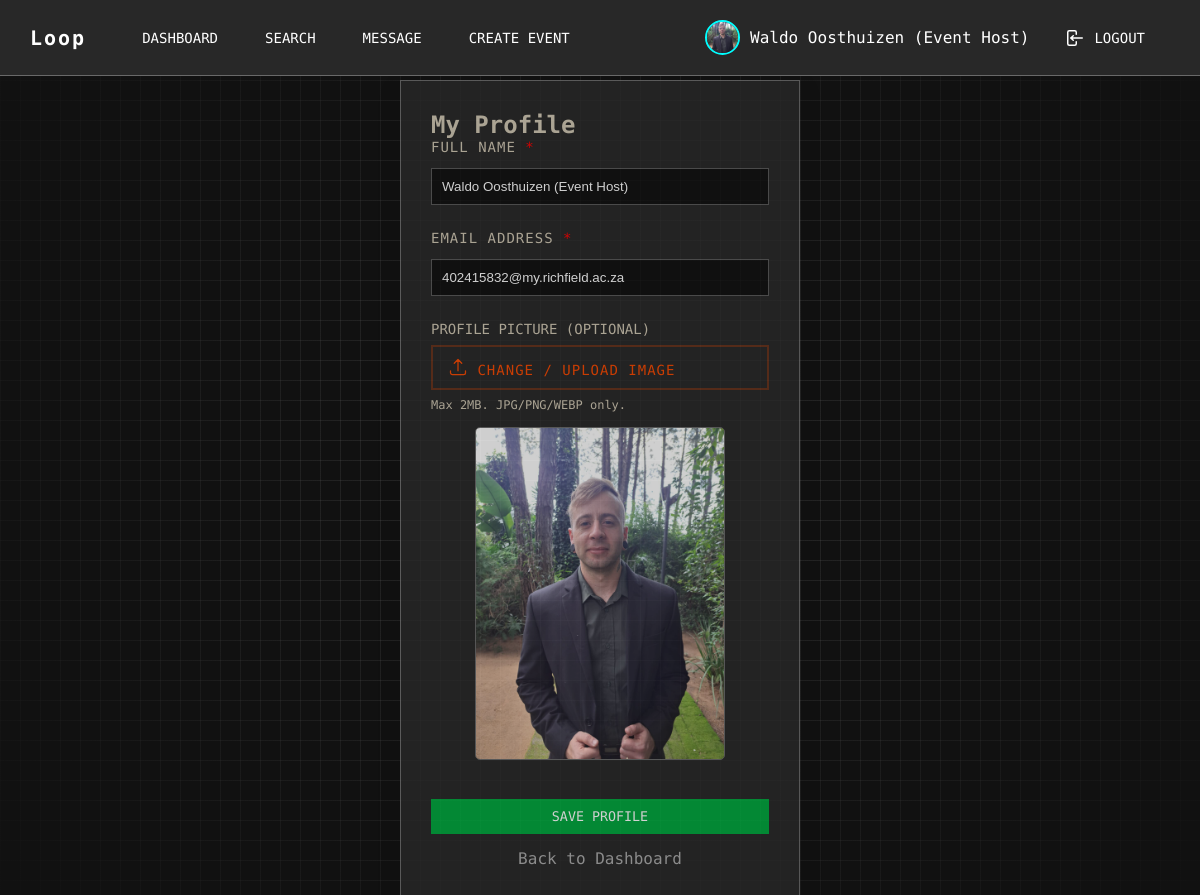
Page /profile.php (signed in) on the committed database.
### tables this page shows
CREATE TABLE `users` (
  `id` int(11) NOT NULL,
  `full_name` varchar(100) NOT NULL,
  `email` varchar(100) NOT NULL,
  `password_hash` varchar(255) NOT NULL,
  `profile_picture` varchar(255) DEFAULT NULL,
  `reset_token` varchar(64) DEFAULT NULL,
  `reset_expires` datetime DEFAULT NULL
);

### profile.php (the view, shortened to what this page needs)
<?php
require_once 'includes/db.php';
$user_id = $_SESSION['user_id'];
$fetch_query = "SELECT full_name, email, profile_picture FROM users WHERE id = ?";
$fetch_stmt = mysqli_prepare($conn, $fetch_query);
mysqli_stmt_bind_param($fetch_stmt, "i", $user_id);
if (mysqli_stmt_execute($fetch_stmt)) {
    $user_profile = mysqli_fetch_assoc(mysqli_stmt_get_result($fetch_stmt));
} else {
    $message = $message = "<div class='error-messages'>Error: Could not fetch user data.</div>";
}
$current_pic = !empty($user_profile['profile_picture']) ? $user_profile['profile_picture'] : 'images/default-avatar.png';
?>
<!DOCTYPE html>
<html lang="en">
<head>
    <link rel="stylesheet" href="css/style.css">
</head>
<body>
    <?php require_once 'includes/navbar.php'; ?>
    <div class="container">
        <h2 class="sign-log-header">My Profile</h2>
        <form action="profile.php" method="POST" enctype="multipart/form-data">
            <div class="form-group">
                <label for="full_name">Full Name <span class="required">*</span></label>
                <input type="text" id="full_name" name="full_name" value="<?php echo htmlspecialchars($user_profile['full_name']); ?>" required>
            </div>
            <div class="form-group">
                <label for="email">Email Address <span class="required">*</span></label>
                <input type="email" id="email" name="email" value="<?php echo htmlspecialchars($user_profile['email']); ?>" required>
            </div>
            <div class="form-group">
                <span class="input-label">Profile Picture (optional)</span>
                <label class="custom-file-upload" for="profile_picture">
                    <span>Change / Upload Image</span>
                </label>
                <small class="file-help-text">Max 2MB. JPG/PNG/WEBP only.</small>
                <div style="text-align: center; margin-top: 15px;">
                    <img id="preview_img" src="<?php echo htmlspecialchars($current_pic); ?>" alt="Profile Preview" style="width: 250px;  border-radius: 5px; object-fit: cover; border: 1px solid rgba(255, 255, 255, 0.3)">
                </div>
            </div>
            <button class="form-btn" type="submit" name="update_profile_btn" style="width: 100%; margin-top: 10px;">Save Profile</button>
            <a href="dashboard.php" class="back-to-dash">Back to Dashboard</a>
        </form>
    </div>
</body>
</html>

### includes/navbar.php (shortened to what this page needs)
<?php
require_once 'includes/db.php';
$nav_user_name = '';
$nav_profile_pic = 'images/default-avatar.png';
if (isset($_SESSION['user_id'])) {
    $user_id = $_SESSION['user_id'];
    $query = "SELECT full_name, profile_picture FROM users WHERE id = ?";
    $stmt = mysqli_prepare($conn, $query);
    mysqli_stmt_bind_param($stmt, "i", $user_id);
    mysqli_stmt_execute($stmt);
    $result = mysqli_stmt_get_result($stmt);
    if ($user = mysqli_fetch_assoc($result)) {
        $nav_user_name = $user['full_name'];
        if (!empty($user['profile_picture'])) {
            $nav_profile_pic = $user['profile_picture'];
        }
    }
}
?>
<nav class="top-nav">
    <div class="nav-brand">
        <a href="index.php">Loop</a>
    </div>
    <div class="nav-links" id="nav-links">
        <?php if (isset($_SESSION['user_id'])): ?>
            <div class="left-nav">
                <a href="dashboard.php" class="nav-btn">DASHBOARD</a>
                <a href="search.php" class="nav-btn">Search</a>
                <a href="messages.php" class="nav-btn">Message</a>
                <a href="create_event.php" class="nav-btn">Create Event</a>
            </div>
            <div class="right-nav">
                <a href="profile.php" class="user-profile">
                    <img src="<?php echo htmlspecialchars($nav_profile_pic); ?>" alt="Profile" class="nav-profile-pic">
                    <p><?php echo htmlspecialchars($nav_user_name); ?></p>
                </a>
                <a href="logout.php" class="logout-btn">
                    LOGOUT</a>
            </div>
        <?php endif; ?>
    </div>
</nav>

### css/style.css (style rules this page uses)
* { margin: 0; padding: 0; box-sizing: border-box; }
body { min-height: 100vh; margin: 0; display: grid; background-color: #111111; color: #d1c8b4; font-family: 'Share Tech Mono', monospace; padding-top: 80px; background-image: radial-gradient(circle at center, transparent 20%, #111111 100%), linear-gradient(rgba(160, 160, 160, 0.15) 1px, transparent 1px), linear-gradient(to right, rgba(160, 160, 160, 0.15) 1px, transparent 1px); background-size: 100% 100%, 20px 20px, 20px 20px; background-attachment: fixed; }
.back-to-dash { display: block; text-align: center; color: #aaa; margin-top: 15px; text-decoration: none; }
.top-nav { position: fixed; top: 0; left: 0; width: 100%; display: flex; justify-content: space-between; align-items: center; padding: 15px 30px; box-sizing: border-box; background-color: #282828; border-bottom: 1px solid rgba(255, 255, 255, 0.3); z-index: 100; display: flex; justify-content: space-between; }
.nav-brand a { color: white; font-size: 20px; font-weight: bold; letter-spacing: 2px; text-decoration: none; border-bottom: none; }
.nav-links { display: flex; gap: 15px; flex-grow: 1; justify-content: space-between; align-items: center; margin-left: 40px; }
.left-nav, .right-nav { display: flex; align-self: center; gap: 15px; }
.right-nav { margin-left: auto; }
.nav-profile-pic { width: 35px; height: 35px; border-radius: 50%; object-fit: cover; border: 2px solid #00ffff; }
.nav-btn { padding: 8px 16px; font-family: 'Share Tech Mono', monospace; font-size: 14px; text-transform: uppercase; text-decoration: none; transition: all 0.2s; }
.logout-btn { display: flex; align-items: center; gap: 10px; padding: 10px 15px; height: auto; background-color: transparent; color: white; font-family: 'Share Tech Mono', monospace; text-transform: uppercase; font-size: 14px; cursor: pointer; transition: all 0.2s; border-radius: 8px; margin-right: 10px; text-decoration: none; }
.nav-btn { background-color: transparent; color: white; border-radius: 8px; }
.user-profile { display: flex; flex-direction: row; align-items: center; text-align: center; gap: 10px; color: white; font-family: 'Share Tech Mono', monospace; border-radius: 8px; cursor: pointer; padding: 5px; text-decoration: none; }
.container { margin: auto; background: #282828; box-shadow: 0 4px 30px rgba(0, 0, 0, 0.1); border: 1px solid rgba(255, 255, 255, 0.3); opacity: 0.8; padding: 30px; width: 100%; max-width: 400px; position: relative; }
.form-group { margin-bottom: 25px; }
.form-group input { width: 100%; padding: 10px; margin-top: 5px; border: 1px solid rgba(255, 255, 255, 0.3); background-color: #111111; color: white; }
.form-group label { display: block; text-transform: uppercase; font-size: 14px; margin-bottom: 8px; letter-spacing: 1px; }
form { padding-bottom: 20px; }
.input-label { display: block; margin-bottom: 8px; font-size: 14px; }
.input-label { text-transform: uppercase; }
.required { color: #ff0000; }
.custom-file-upload { display: inline-flex; align-items: center; gap: 10px; padding: 10px 15px; background-color: transparent; color: #f84900; border: 2px solid rgba(248, 73, 0, 0.3); font-family: 'Share Tech Mono', monospace; text-transform: uppercase; font-size: 14px; cursor: pointer; transition: all 0.2s; }
.file-help-text { display: block; margin-top: 8px; font-size: 12px; }
#upload_icon { margin-bottom: -2px; }
.form-btn { padding: 10px; border: none; cursor: pointer; width: 100%; background-color: #00a73e; text-transform: uppercase; color: white; font-family: 'Share Tech Mono', monospace; }

### rows in the picture
users: profile_picture (picture), full_name "Waldo Oosthuizen (Event Host)", email "402415832@my.richfield.ac.za"
